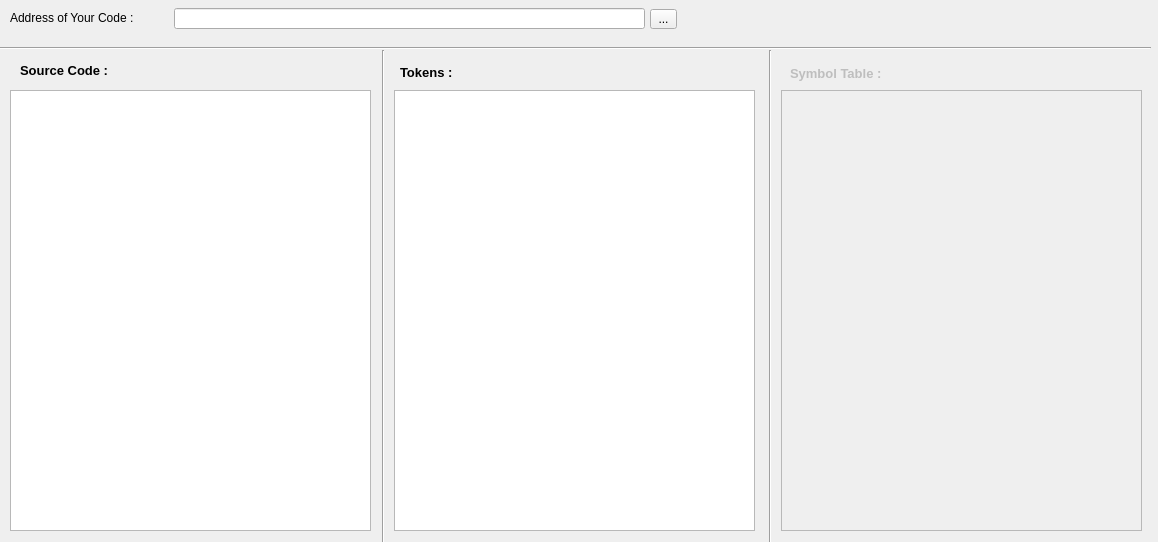
<?xml version="1.0" encoding="UTF-8"?>
<ui version="4.0">
 <class>Widget</class>
 <widget class="QWidget" name="Widget">
  <property name="geometry">
   <rect>
    <x>0</x>
    <y>0</y>
    <width>1158</width>
    <height>542</height>
   </rect>
  </property>
  <property name="windowTitle">
   <string>Lexical Analyzer</string>
  </property>
  <widget class="QLabel" name="address_label">
   <property name="geometry">
    <rect>
     <x>10</x>
     <y>10</y>
     <width>151</width>
     <height>16</height>
    </rect>
   </property>
   <property name="text">
    <string>Address of Your Code :</string>
   </property>
  </widget>
  <widget class="QLineEdit" name="path_lineEdit">
   <property name="geometry">
    <rect>
     <x>174</x>
     <y>8</y>
     <width>471</width>
     <height>21</height>
    </rect>
   </property>
   <property name="font">
    <font>
     <pointsize>7</pointsize>
    </font>
   </property>
   <property name="readOnly">
    <bool>true</bool>
   </property>
  </widget>
  <widget class="QToolButton" name="open_toolButton">
   <property name="geometry">
    <rect>
     <x>650</x>
     <y>9</y>
     <width>27</width>
     <height>20</height>
    </rect>
   </property>
   <property name="text">
    <string>...</string>
   </property>
  </widget>
  <widget class="QTextEdit" name="source_textEdit">
   <property name="geometry">
    <rect>
     <x>10</x>
     <y>90</y>
     <width>361</width>
     <height>441</height>
    </rect>
   </property>
   <property name="readOnly">
    <bool>true</bool>
   </property>
  </widget>
  <widget class="QLabel" name="source_label">
   <property name="geometry">
    <rect>
     <x>20</x>
     <y>60</y>
     <width>131</width>
     <height>21</height>
    </rect>
   </property>
   <property name="font">
    <font>
     <pointsize>10</pointsize>
     <weight>75</weight>
     <bold>true</bold>
    </font>
   </property>
   <property name="text">
    <string>Source Code :</string>
   </property>
  </widget>
  <widget class="Line" name="line">
   <property name="geometry">
    <rect>
     <x>0</x>
     <y>40</y>
     <width>1151</width>
     <height>16</height>
    </rect>
   </property>
   <property name="orientation">
    <enum>Qt::Horizontal</enum>
   </property>
  </widget>
  <widget class="Line" name="line_2">
   <property name="geometry">
    <rect>
     <x>373</x>
     <y>50</y>
     <width>20</width>
     <height>551</height>
    </rect>
   </property>
   <property name="orientation">
    <enum>Qt::Vertical</enum>
   </property>
  </widget>
  <widget class="QTextEdit" name="token_textEdit">
   <property name="geometry">
    <rect>
     <x>394</x>
     <y>90</y>
     <width>361</width>
     <height>441</height>
    </rect>
   </property>
   <property name="readOnly">
    <bool>true</bool>
   </property>
  </widget>
  <widget class="QTextEdit" name="symbol_textEdit">
   <property name="enabled">
    <bool>false</bool>
   </property>
   <property name="geometry">
    <rect>
     <x>781</x>
     <y>90</y>
     <width>361</width>
     <height>441</height>
    </rect>
   </property>
   <property name="readOnly">
    <bool>true</bool>
   </property>
  </widget>
  <widget class="Line" name="line_3">
   <property name="geometry">
    <rect>
     <x>760</x>
     <y>50</y>
     <width>20</width>
     <height>551</height>
    </rect>
   </property>
   <property name="orientation">
    <enum>Qt::Vertical</enum>
   </property>
  </widget>
  <widget class="QLabel" name="token_label">
   <property name="geometry">
    <rect>
     <x>400</x>
     <y>62</y>
     <width>81</width>
     <height>21</height>
    </rect>
   </property>
   <property name="font">
    <font>
     <pointsize>10</pointsize>
     <weight>75</weight>
     <bold>true</bold>
    </font>
   </property>
   <property name="text">
    <string>Tokens :</string>
   </property>
  </widget>
  <widget class="QLabel" name="symbol_label">
   <property name="enabled">
    <bool>false</bool>
   </property>
   <property name="geometry">
    <rect>
     <x>790</x>
     <y>65</y>
     <width>131</width>
     <height>16</height>
    </rect>
   </property>
   <property name="font">
    <font>
     <pointsize>10</pointsize>
     <weight>75</weight>
     <bold>true</bold>
    </font>
   </property>
   <property name="text">
    <string>Symbol Table :</string>
   </property>
  </widget>
 </widget>
 <layoutdefault spacing="6" margin="11"/>
 <resources/>
 <connections/>
</ui>
